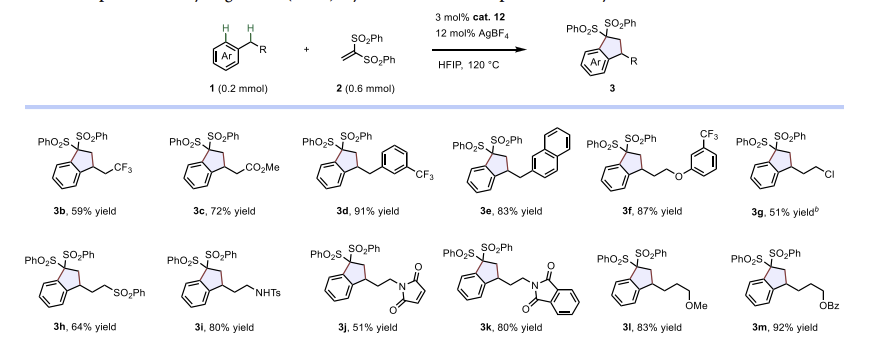
#> input picture reaction_arrow_detection_yolo/inference_images/image1.png, 872 x 345 px
$ python reaction_bisector.py --input reaction_arrow_detection_yolo/inference_images
#> lines starting #> are read from the running program, lines starting #| are printed output that depends on the picture; after the words box and inside, x2 and y2 are one past the last pixel; in counts of white or black regions, pixels touching at a corner belong together
import argparse
import math
import os

import cv2
import matplotlib.pyplot as plt
import numpy as np
from ultralytics import YOLO

from decimer_segmentation import segment_chemical_structures


class ReactionProcessor:
    def __init__(self, input_folder, output_folder="out"):
        self.input_folder = input_folder
        self.output_folder = output_folder
        os.makedirs(self.output_folder, exist_ok=True)

    def load_image(self, image_path):
        if not os.path.exists(image_path):
            raise FileNotFoundError(f"File not found: {image_path}")
        return cv2.imread(image_path)
#> returned value is the input picture: shape (345, 872, 3); mean B, G, R 246.6, 245.9, 245.9

    def extract_reaction_region(
        self, image_path
    ):  # TODO: Replace this logic with a more robust method, like extract entire reaction region using YOLO, instead of opencv
        image = self.load_image(image_path)
        gray = cv2.cvtColor(image, cv2.COLOR_BGR2GRAY)
        enhanced = cv2.adaptiveThreshold(
            gray, 255, cv2.ADAPTIVE_THRESH_GAUSSIAN_C, cv2.THRESH_BINARY_INV, 15, 4
        )
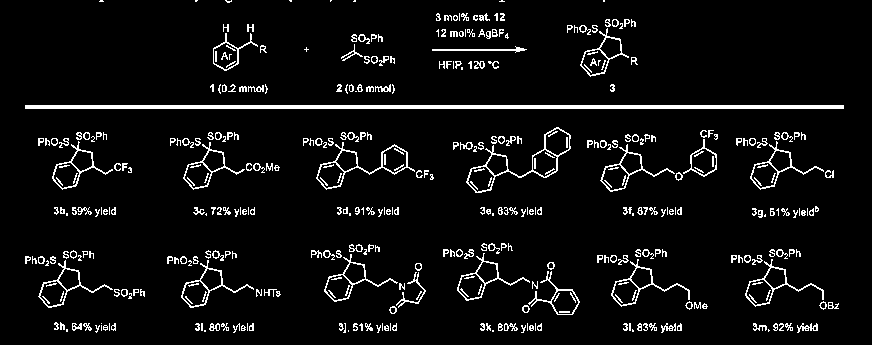
#> enhanced: shape (345, 872); 6% white in thin lines or dots
        kernel = np.ones((3, 3), np.uint8)
        enhanced = cv2.dilate(enhanced, kernel, iterations=5)
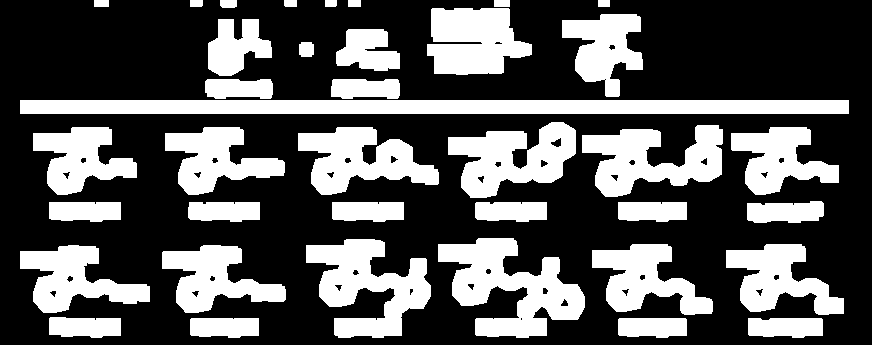
#> enhanced: shape (345, 872); 34.2% white; 38 white regions, largest, box (x1, y1, x2, y2) and area: (20, 100, 849, 114) 11606, (438, 238, 585, 338) 7610, (306, 239, 431, 338) 6655
        edges = cv2.Canny(enhanced, 50, 150, apertureSize=5)
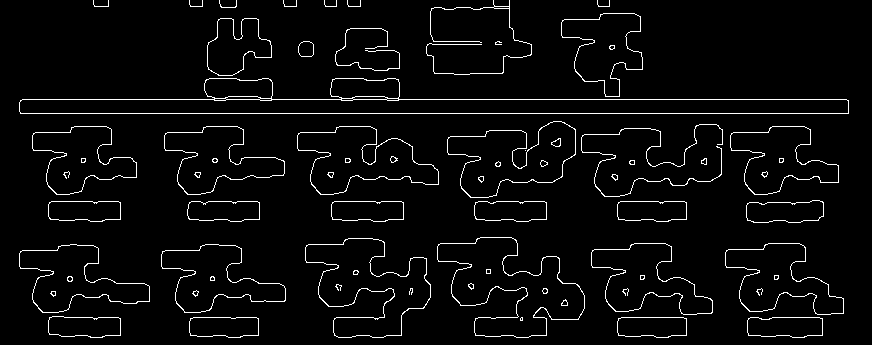
#> edges: shape (345, 872); 4% white in thin lines or dots
        lines = cv2.HoughLinesP(
            edges, 1, np.pi / 180, threshold=80, minLineLength=150, maxLineGap=15
        )
#> lines = [[20, 113, 848, 113], [22, 99, 846, 99]]

        horizontal_lines = (
            sorted(
                set(y1 for line in lines for x1, y1, x2, y2 in line if abs(y1 - y2) < 5)
            )
            if lines is not None
            else []
        )
#> horizontal_lines = [99, 113]
        bottom_line_y = (
            horizontal_lines[1]
            if len(horizontal_lines) >= 2
            else (horizontal_lines[0] if horizontal_lines else None)
        )
#> bottom_line_y = 113

        if bottom_line_y is None:
            print("No valid horizontal line detected!")
            return None

        reaction_region = image[: bottom_line_y + 2, :]
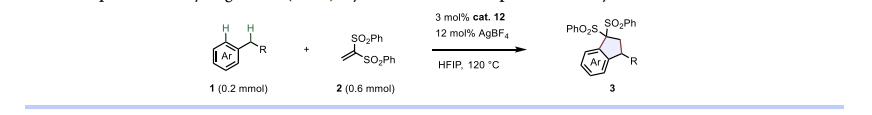
#> reaction_region: shape (115, 872, 3); mean B, G, R 250.3, 248.8, 248.3
        output_path = os.path.join(
            self.output_folder,
            os.path.basename(image_path).replace(".png", "_reaction.png"),
        )
        cv2.imwrite(output_path, reaction_region)
        print(f"Extracted reaction region saved to {output_path}")
        return output_path

    def infer_coordinates(self, image_path):
        model = YOLO("reaction_region_yolo/runs/detect/train2/weights/best.pt")
        results = model(image_path, conf=0.1)
        return results[0].boxes.xywh.mean(dim=0)

    def detect_arrow_and_split(self, image_path):
        img = cv2.imread(image_path)
        try:
            x, _, w, _ = self.infer_coordinates(image_path)
            x = math.floor(x.item())
            w_half = math.ceil(w.item() / 2)
            left_part = img[:, : x - w_half]
            right_part = img[:, x + w_half :]

            reactants_path = image_path.replace("_reaction.png", "_reactants.png")
            products_path = image_path.replace("_reaction.png", "_products.png")
            cv2.imwrite(reactants_path, left_part)
            cv2.imwrite(products_path, right_part)
        except Exception as e:
            print(f"Error during arrow detection and splitting: {e}")
            reactants_path, products_path = None, None

        return reactants_path, products_path

    def apply_decimer_segmentation(self, image_path, output_folder):
        os.makedirs(self.output_folder, exist_ok=True)
        image = self.load_image(image_path)
        segmented_images, _ = segment_chemical_structures(image, output_folder)
        for idx, img in enumerate(segmented_images):
            if not os.path.exists(output_folder):
                os.makedirs(output_folder)
            plt.imsave(
                os.path.join(output_folder, f"segmented_{idx}.png"), img, cmap="gray"
            )
        print(f"Segmented structures saved in {output_folder}")
        return segmented_images

    def process_batch(self):
        if not os.path.exists(self.output_folder):
            os.makedirs(self.output_folder)

        for file in os.listdir(self.input_folder):
            if file.lower().endswith((".png", ".jpg", ".jpeg")):
                input_path = os.path.join(self.input_folder, file)
                base_name = os.path.splitext(file)[0]

                extracted_path = self.extract_reaction_region(input_path)
                if extracted_path:
                    reactants_path, products_path = self.detect_arrow_and_split(
                        extracted_path
                    )
                    if reactants_path and products_path:
                        self.apply_decimer_segmentation(
                            reactants_path,
                            os.path.join(
                                self.output_folder, f"{base_name}_reactants_segments"
                            ),
                        )
                        self.apply_decimer_segmentation(
                            products_path,
                            os.path.join(
                                self.output_folder, f"{base_name}_products_segments"
                            ),
                        )


if __name__ == "__main__":
    parser = argparse.ArgumentParser(description="Process reaction images.")
    parser.add_argument(
        "--input", required=True, help="Path to the input folder containing images."
    )
    parser.add_argument(
        "--output",
        nargs="?",
        default="out",
        help="Path to the output folder (default: out).",
    )
    args = parser.parse_args()

    processor = ReactionProcessor(args.input, args.output)
    processor.process_batch()
#> (the call stopped at in infer_coordinates, `model = YOLO("reaction_region_yolo/runs/detect/train2/weights/best.pt")`: ultralytics is not available in this run)

$ run again, on reaction_arrow_detection_yolo/inference_images/image2.png
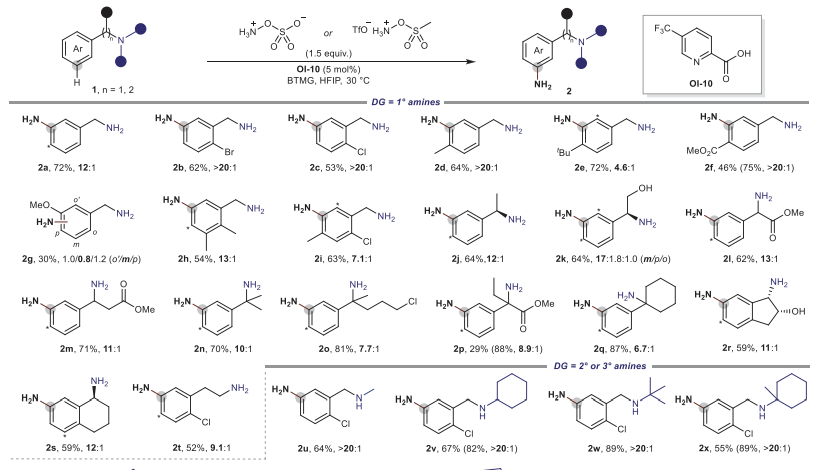
#> input picture reaction_arrow_detection_yolo/inference_images/image2.png, 824 x 470 px
#> in load_image, returned value is the input picture: shape (470, 824, 3); mean B, G, R 245.9, 245.5, 245.6
#> in extract_reaction_region, `enhanced = cv2.adaptiveThreshold( gray, 255, cv2.ADAPTIVE_THRESH_GAUSS..`:
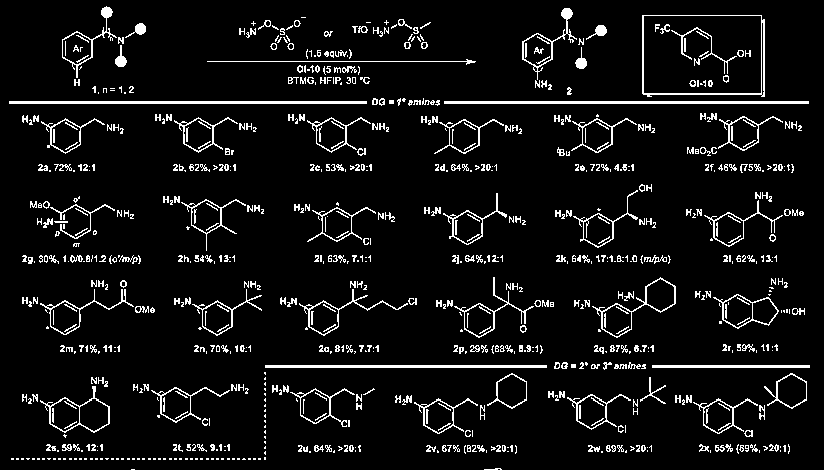
#> enhanced: shape (470, 824); 7% white in thin lines or dots
#> edges: shape (470, 824); 5.3% white in thin lines or dots
#> lines = [[139, 95, 367, 95], [258, 372, 496, 372], [616, 359, 812, 359]]
#> horizontal_lines = [95, 359, 372]
#> bottom_line_y = 359
#> in extract_reaction_region, `reaction_region = image[: bottom_line_y + 2, :]`:
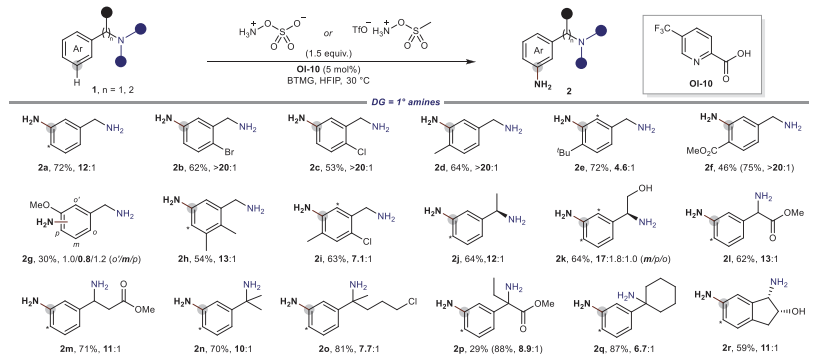
#> reaction_region: shape (361, 824, 3); mean B, G, R 245.9, 245.6, 245.7

$ run again, on reaction_arrow_detection_yolo/inference_images/image4.png
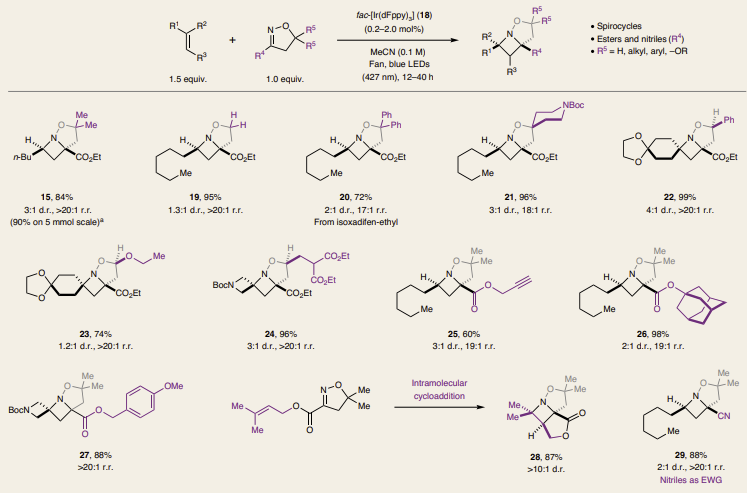
#> input picture reaction_arrow_detection_yolo/inference_images/image4.png, 747 x 493 px
#> in load_image, returned value is the input picture: shape (493, 747, 3); mean B, G, R 223.3, 232.4, 236.8
#> in extract_reaction_region, `enhanced = cv2.adaptiveThreshold( gray, 255, cv2.ADAPTIVE_THRESH_GAUSS..`:
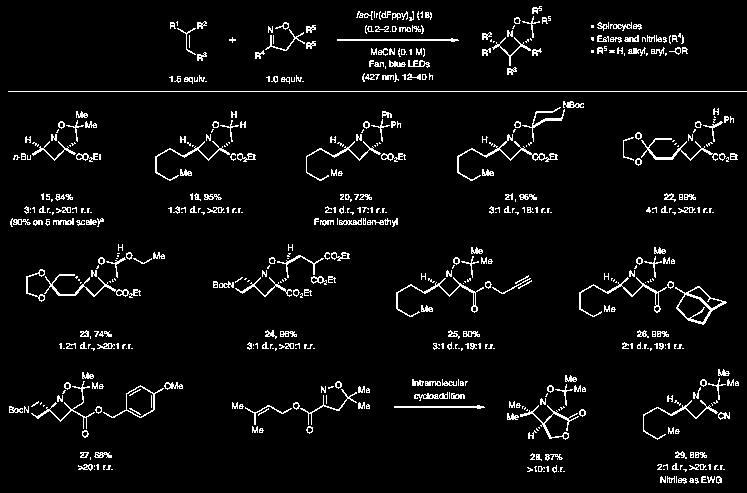
#> enhanced: shape (493, 747); 5% white in thin lines or dots
#> edges: shape (493, 747); 3.5% white in thin lines or dots
#> lines = [[3, 96, 555, 96], [5, 85, 166, 85], [438, 85, 746, 85]]
#> horizontal_lines = [85, 96]
#> bottom_line_y = 96
#> in extract_reaction_region, `reaction_region = image[: bottom_line_y + 2, :]`:
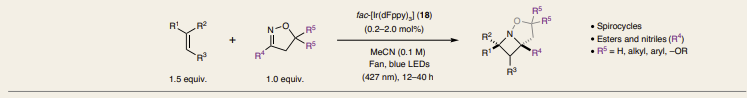
#> reaction_region: shape (98, 747, 3); mean B, G, R 222.3, 231.7, 235.8

$ run again, on reaction_arrow_detection_yolo/inference_images/image6.png
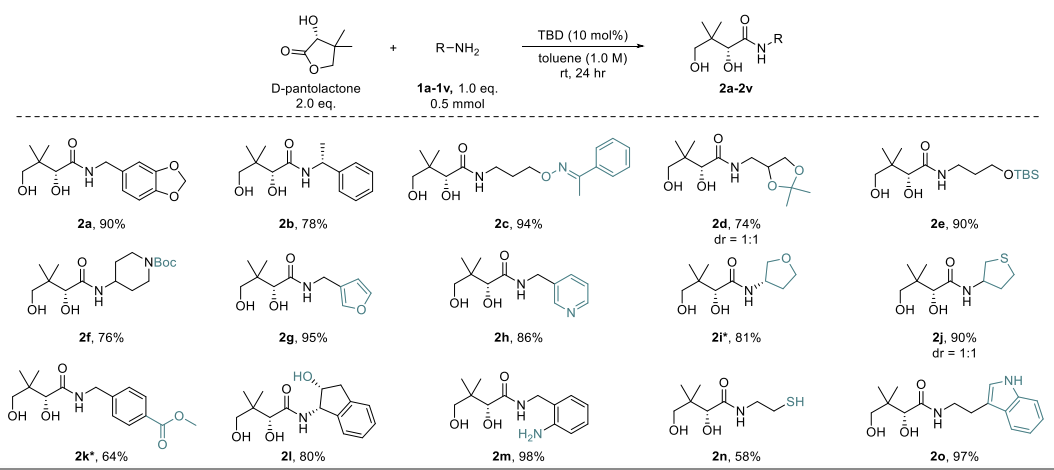
#> input picture reaction_arrow_detection_yolo/inference_images/image6.png, 1054 x 470 px
#> in load_image, returned value is the input picture: shape (470, 1054, 3); mean B, G, R 247.8, 247.8, 247.6
#> in extract_reaction_region, `enhanced = cv2.adaptiveThreshold( gray, 255, cv2.ADAPTIVE_THRESH_GAUSS..`:
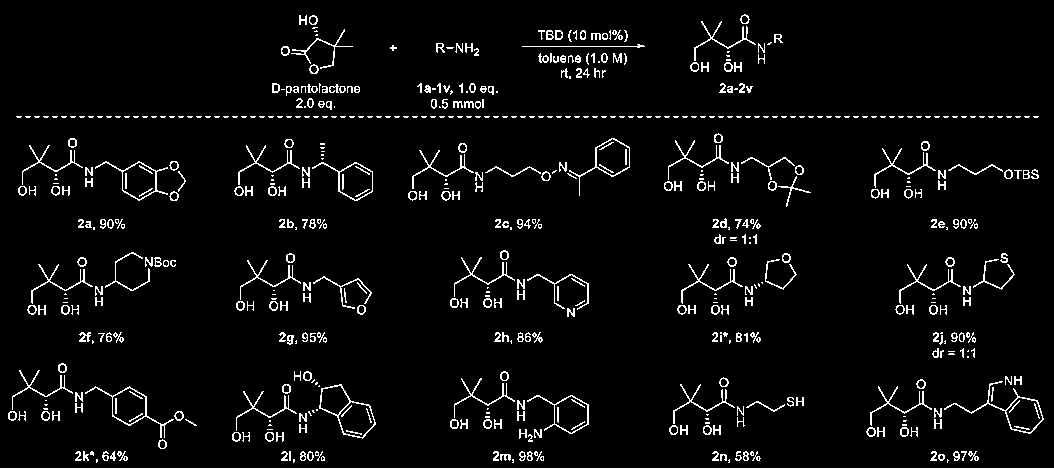
#> enhanced: shape (470, 1054); 4.6% white in thin lines or dots
#> edges: shape (470, 1054); 3.7% white in thin lines or dots
#> lines = [[11, 122, 1043, 122], [489, 110, 1041, 110], [330, 462, 487, 462], [549, 462, 706, 462], [766, 462, 924, 462]]
#> horizontal_lines = [110, 122, 462]
#> bottom_line_y = 122
#> in extract_reaction_region, `reaction_region = image[: bottom_line_y + 2, :]`:
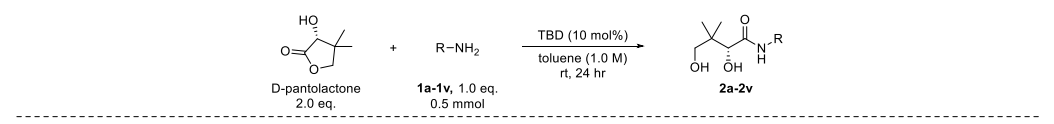
#> reaction_region: shape (124, 1054, 3); min 0, max 255, mean 249.5
